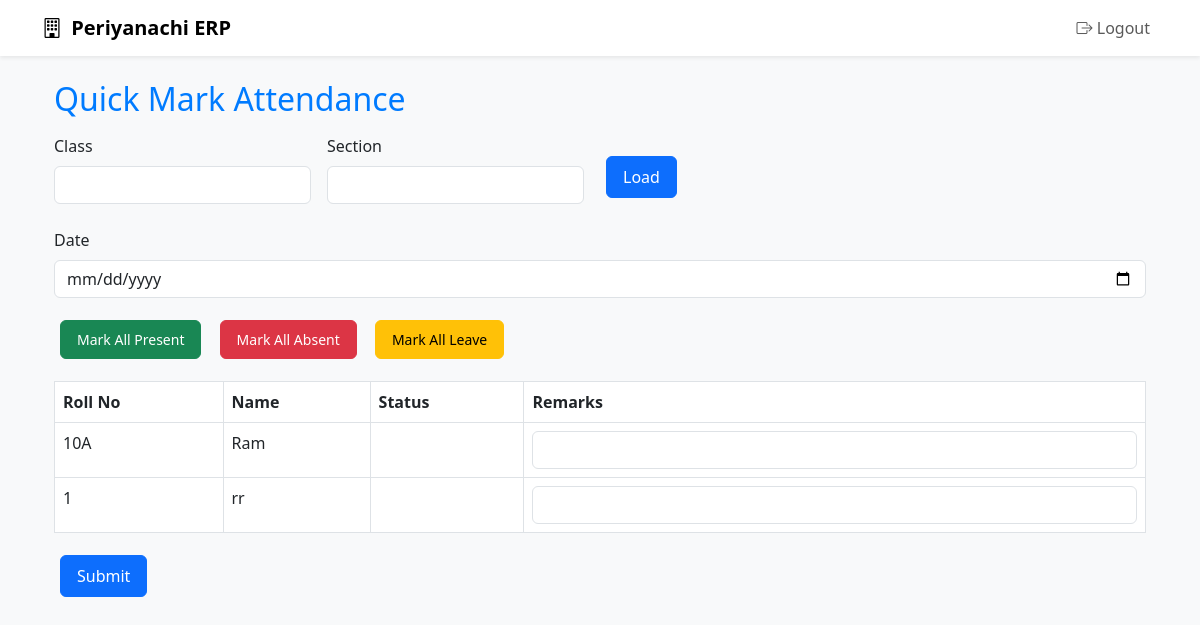
/attendance/student/quick-mark/ (signed in), run on the app's committed database.
### students/models.py (models this page shows, shortened)
class Student(models.Model):
    admission_number = models.CharField(max_length=20, unique=True, blank=True)
    roll_no = models.CharField(max_length=10, blank=True)
    name = models.CharField(max_length=100)
    gender = models.CharField(max_length=1, choices=GENDER_CHOICES)
    dob = models.DateField(verbose_name="Date of Birth")
    class_section = models.ForeignKey(ClassSection, on_delete=models.SET_NULL, null=True)
    academic_year = models.ForeignKey(AcademicYear, on_delete=models.SET_NULL, null=True)
    father_name = models.CharField(max_length=100)
    mother_name = models.CharField(max_length=100)
    guardian_name = models.CharField(max_length=100, blank=True, null=True)
    guardian_relation = models.CharField(max_length=50, blank=True, null=True)
    address = models.TextField()
    contact_number = models.CharField(max_length=15)
    email = models.EmailField(blank=True, null=True)
    aadhaar_number = models.CharField(max_length=12, blank=True, null=True)
    religion = models.CharField(max_length=20, choices=RELIGION_CHOICES, blank=True)
    community = models.CharField(max_length=10, choices=COMMUNITY_CHOICES, blank=True)
    blood_group = models.CharField(max_length=5, blank=True, null=True)
    date_joined = models.DateField(default=timezone.now)
    date_of_leaving = models.DateField(blank=True, null=True)
    status = models.CharField(max_length=10, choices=STATUS_CHOICES, default='Active')
    previous_school = models.CharField(max_length=255, blank=True, null=True)
    transfer_certificate_number = models.CharField(max_length=50, blank=True, null=True)
    photo = models.ImageField(upload_to='student_photos/', blank=True, null=True)
    rfid_code = models.CharField(max_length=50, blank=True, null=True, unique=True)
    biometric_id = models.CharField(max_length=100, blank=True, null=True, unique=True)
    STUDENT_CATEGORY_CHOICES = [
        ('day_scholar', 'Day Scholar'),
        ('hosteller', 'Hosteller'),
    ]
    student_category = models.CharField(
        max_length=20,
        choices=STUDENT_CATEGORY_CHOICES,
        default='day_scholar'
    )
    TRANSPORT_MODE_CHOICES = [
        ('school_bus', 'School Bus'),
        ('private_van', 'Private Van'),
        ('auto', 'Auto'),
        ('own_vehicle', 'Own Vehicle'),
        ('walk', 'Walk'),
        ('other', 'Other'),
    ]
    transport_mode = models.CharField(max_length=20, choices=TRANSPORT_MODE_CHOICES, blank=True, null=True)
    pickup_point = models.CharField(max_length=100, blank=True, null=True)
    bus_route_number = models.CharField(max_length=20, blank=True, null=True)
    hostel_name = models.CharField(max_length=100, blank=True, null=True)
    room_number = models.CharField(max_length=20, blank=True, null=True)

### attendance/views.py (the view)
# urls.py: path('student/quick-mark/', views.quick_mark_attendance, name='quick_mark_attendance'),
@login_required
def quick_mark_attendance(request):
    students = Student.objects.order_by('name')
    today = timezone.now().date()
    if request.method == 'POST':
        for student in students:
            status = request.POST.get(f'status_{student.id}', 'Absent')
            StudentAttendance.objects.update_or_create(student=student, date=today, defaults={'status': status})
        messages.success(request, 'Student attendance marked successfully.')
        return redirect('student_attendance_list')
    return render(request, 'attendance/quick_mark_student.html', {'students': students, 'today': today})

### templates/attendance/quick_mark_student.html (shortened to what this page needs)
{% extends 'base.html' %}
{% load static %}
{% block content %}
<div class="container mt-4">
  <h2 class="mb-3">Quick Mark Attendance</h2>
  <form method="get" class="row g-3 mb-4">
    <div class="col-auto">
      <label for="class_name" class="form-label">Class</label>
      <input type="text" id="class_name" name="class_name" class="form-control" value="{{ selected_class }}">
    </div>
    <div class="col-auto">
      <label for="section" class="form-label">Section</label>
      <input type="text" id="section" name="section" class="form-control" value="{{ selected_section }}">
    </div>
    <div class="col-auto align-self-end">
      <button type="submit" class="btn btn-primary">Load</button>
    </div>
  </form>
  {% if students %}
  <form method="post" id="attendanceForm">
    <div class="mb-3">
      <label for="date" class="form-label">Date</label>
      <input type="date" id="date" name="date" class="form-control" value="{{ date }}">
    </div>
    <div class="mb-3">
      <button type="button" class="btn btn-sm btn-success me-2" onclick="markAll('Present')">Mark All Present</button>
      <button type="button" class="btn btn-sm btn-danger me-2" onclick="markAll('Absent')">Mark All Absent</button>
      <button type="button" class="btn btn-sm btn-warning" onclick="markAll('Leave')">Mark All Leave</button>
    </div>
    <table class="table table-bordered">
      <thead>
        <tr>
          <th>Roll No</th>
          <th>Name</th>
          <th>Status</th>
          <th>Remarks</th>
        </tr>
      </thead>
      <tbody>
        {% for student in students %}
        <tr>
          <td>{{ student.roll_no }}</td>
          <td>{{ student.name }}</td>
          <td>
          </td>
          <td>
            <input type="text" class="form-control" name="remarks_{{ student.id }}">
          </td>
        </tr>
        {% endfor %}
      </tbody>
    </table>
    <button type="submit" class="btn btn-primary">Submit</button>
  </form>
  {% endif %}
</div>
{% endblock %}

### static/css/style.css (style rules this page uses)
body { font-family: 'Segoe UI', sans-serif; background-color: #f4f7fa; }
h2 { color: #007bff; }
.btn { padding: 8px 16px; border-radius: 6px; text-decoration: none; display: inline-block; margin: 6px; }

### data on the page
Student: roll_no "10A", name "Ram"
Student: roll_no "1", name "rr"
